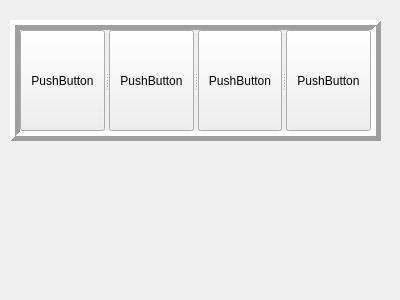
<?xml version="1.0" encoding="UTF-8"?>
<ui version="4.0">
 <class>MyWidget</class>
 <widget class="QWidget" name="MyWidget">
  <property name="geometry">
   <rect>
    <x>0</x>
    <y>0</y>
    <width>400</width>
    <height>300</height>
   </rect>
  </property>
  <property name="windowTitle">
   <string>MyWidget</string>
  </property>
  <widget class="QSplitter" name="splitter">
   <property name="geometry">
    <rect>
     <x>10</x>
     <y>20</y>
     <width>371</width>
     <height>121</height>
    </rect>
   </property>
   <property name="frameShape">
    <enum>QFrame::Box</enum>
   </property>
   <property name="frameShadow">
    <enum>QFrame::Raised</enum>
   </property>
   <property name="lineWidth">
    <number>5</number>
   </property>
   <property name="orientation">
    <enum>Qt::Horizontal</enum>
   </property>
   <widget class="QPushButton" name="pushButton">
    <property name="text">
     <string>PushButton</string>
    </property>
   </widget>
   <widget class="QPushButton" name="pushButton_2">
    <property name="text">
     <string>PushButton</string>
    </property>
   </widget>
   <widget class="QPushButton" name="pushButton_3">
    <property name="text">
     <string>PushButton</string>
    </property>
   </widget>
   <widget class="QPushButton" name="pushButton_4">
    <property name="text">
     <string>PushButton</string>
    </property>
   </widget>
  </widget>
 </widget>
 <layoutdefault spacing="6" margin="11"/>
 <resources/>
 <connections/>
</ui>
